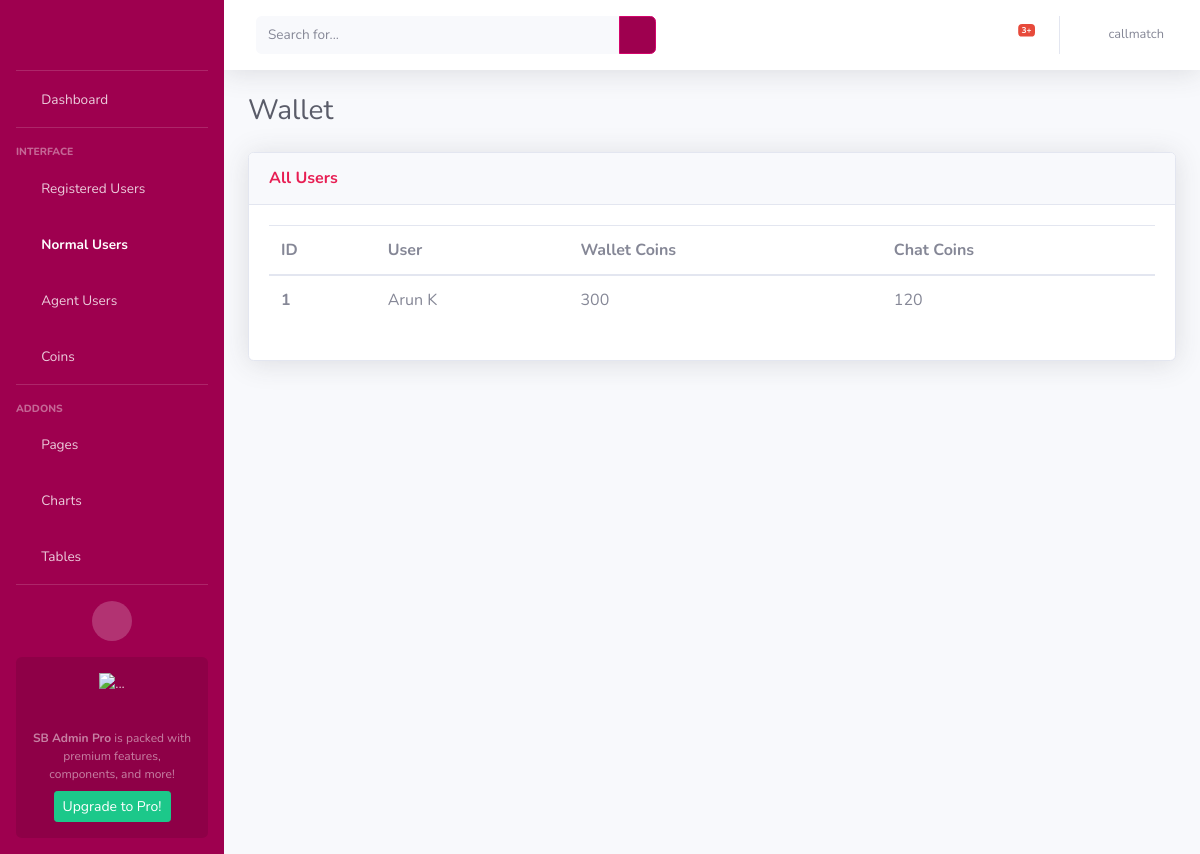
The app's page /wallet_normal_user (signed in), older data.
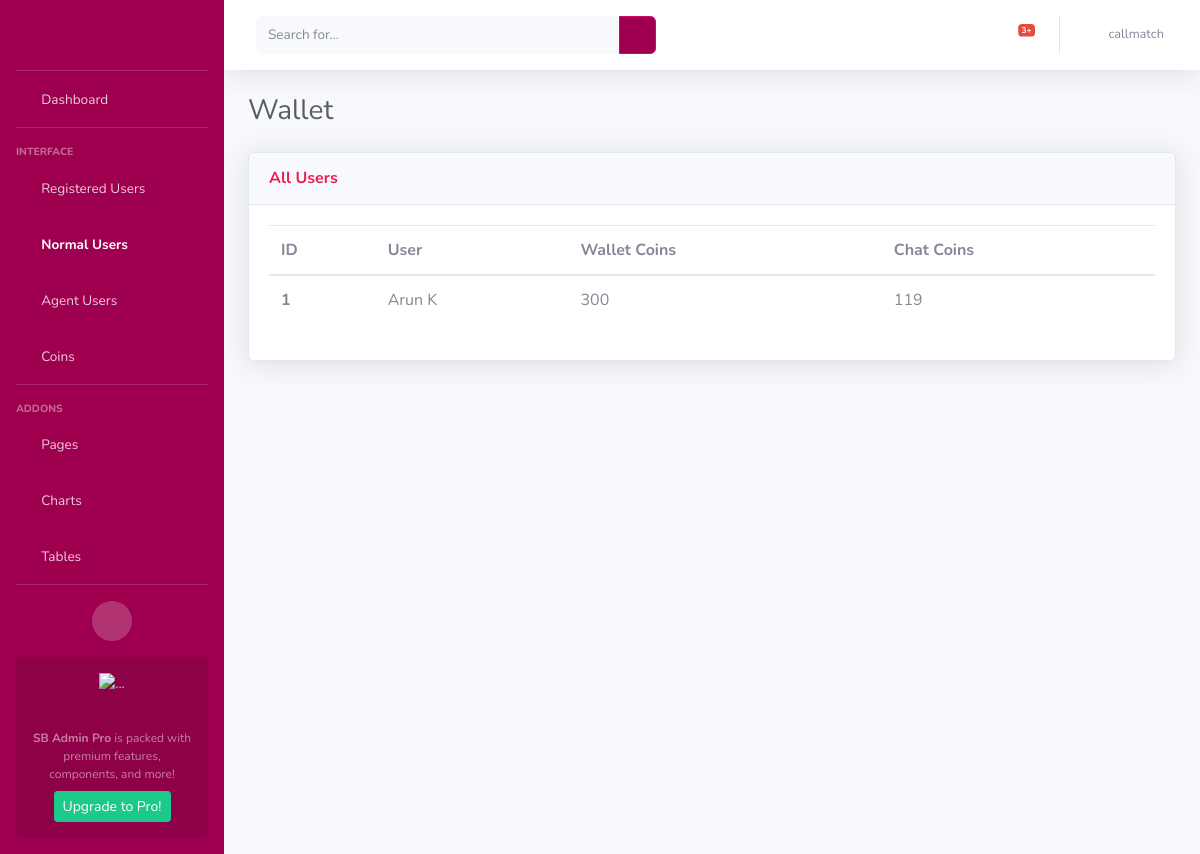
The same page, newer data.
### AdminApp/models.py (models this page shows, shortened)
class WalletModel(models.Model):
    wallet_id = models.AutoField(primary_key = True)
    user = models.ForeignKey(CustomerModel, on_delete=models.CASCADE)
    wallet_coins = models.IntegerField(default=300, null=True)
    messages_remaining = models.IntegerField(default=0)  # For normal users
    call_amount = models.FloatField(default=0.0)
    chat_amount = models.FloatField(default=0.0)
    total_messages_received = models.IntegerField(default=0)
    total_minutes = models.IntegerField(default=0)
    total_amount = models.FloatField(default=0.0)

class CustomerModel(models.Model):
    NORMAL_USER = 'Normal User'
    AGENT_USER = 'Agent User'
    USER_STATUS_CHOICES = [
        (NORMAL_USER, 'Normal User'),
        (AGENT_USER, 'Agent User'),
    ]
    BOTH = 'Both'
    MALAYALAM = 'Malayalam'
    TAMIL = 'Tamil'
    LANGUAGE_CHOICES = [
        (BOTH, 'Both'),
        (MALAYALAM, 'Malayalam'),
        (TAMIL, 'Tamil'),
    ]
    customer_id = models.AutoField(primary_key = True)
    customer_first_name = models.CharField(max_length=100)
    customer_last_name = models.CharField(max_length=100)
    customer_email = models.EmailField()
    customer_contact = models.CharField(max_length=50)
    status = models.CharField(
        max_length=20,
        choices=USER_STATUS_CHOICES,
        default=NORMAL_USER,
    )
    is_online = models.BooleanField(default=False)
    languages = models.CharField(
        max_length=20,
        choices=LANGUAGE_CHOICES,
        default=BOTH,
    )

### AdminApp/views.py (the view)
# urls.py: path('wallet_normal_user', views.wallet_normaluser, name='wallet_normal_users'),
def wallet_normaluser(request):
    username = request.session.get('user', None)
    if username is None:
        return redirect('/login')
    wallets = WalletModel.objects.filter(user__status='Normal User')
    return render(request, 'normaluser_wallet.html', {'wallets': wallets, 'username': username})

### templates/normaluser_wallet.html (shortened to what the changed rows need)
<!DOCTYPE html>
<html lang="en">
<head>
    {% load static %}
    <link href="{% static 'vendor/fontawesome-free/css/all.min.css' %}" rel="stylesheet" type="text/css">
    <link href="{% static 'css/sb-admin-2.min.css' %}" rel="stylesheet">
</head>
<body id="page-top">
    <div id="wrapper">
        <div id="content-wrapper" class="d-flex flex-column">
            <div id="content">
                <div class="container-fluid">
                    <div class="d-sm-flex align-items-center justify-content-between mb-4">
                        <h1 class="h3 mb-0 text-gray-800">Wallet</h1>
                    </div>
                    <div class="row">
                        <div class="col">
                            <div class="card shadow mb-4">
                                <div class="card-body">
                                    <div>
                                        <table class="table all-users">
                                          <thead>
                                            <tr>
                                              <th scope="col">ID</th>
                                              <th scope="col">User</th>
                                              <th scope="col">Wallet Coins</th>
                                              <th scope="col">Chat Coins</th>
                                            </tr>
                                          </thead>
                                          <tbody>
                                          {% for wallet in wallets %}
                                            <tr>
                                              <th scope="row">{{ forloop.counter }}</th>
                                              <td>{{wallet.user.customer_first_name}} {{wallet.user.customer_last_name}}</td>
                                              <td>{{wallet.wallet_coins}}</td>
                                              <td>{{wallet.messages_remaining}}</td>
                                            </tr>
                                          {% endfor %}
                                          </tbody>
                                        </table>
                                    </div>
                                </div>
                            </div>
                        </div>
                    </div>
                </div>
            </div>
        </div>
    </div>
</body>
</html>

Row changes from the older to the newer data that the page shows:
changed WalletModel "Arun": messages_remaining "120" → "119"
